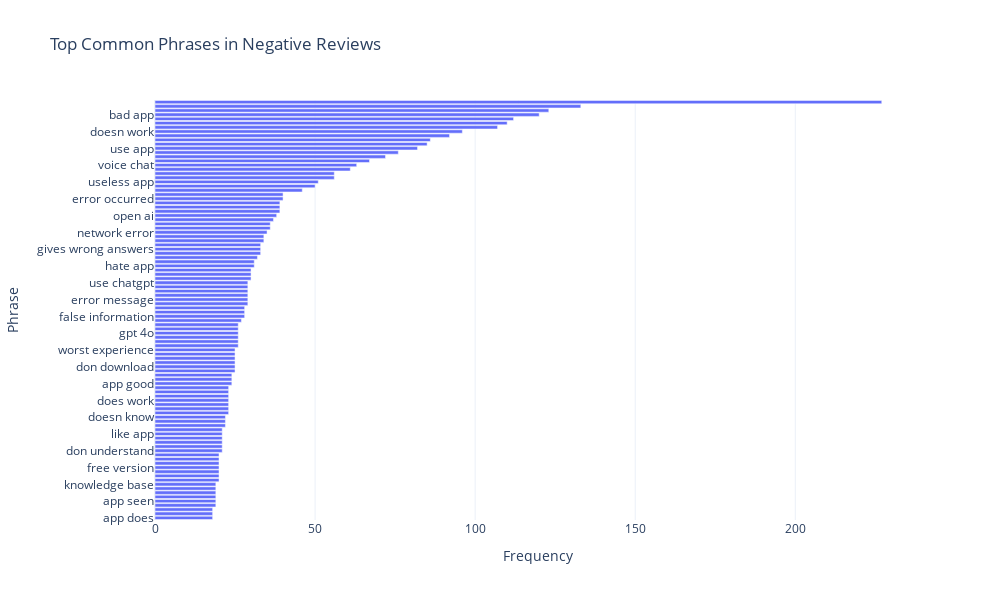

Notebook code cell kept with this figure:
### Code cell
# filter reviews with negative sentiment
negative_reviews = df[df['Sentiment'] == 'Negative']['Review']

# use CountVectorizer to extract common phrases (n-grams) for negative reviews
X_neg = vectorizer.fit_transform(negative_reviews)

# sum the counts of each phrase in negative reviews
phrase_counts_neg = X_neg.sum(axis=0)
phrases_neg = vectorizer.get_feature_names_out()
phrase_freq_neg = [(phrases_neg[i], phrase_counts_neg[0, i]) for i in range(len(phrases_neg))]

# sort phrases by frequency
phrase_freq_neg = sorted(phrase_freq_neg, key=lambda x: x[1], reverse=True)

phrase_neg_df = pd.DataFrame(phrase_freq_neg, columns=['Phrase', 'Frequency'])

fig = px.bar(phrase_neg_df,
             x='Frequency',
             y='Phrase',
             orientation='h',
             title='Top Common Phrases in Negative Reviews',
             labels={'Phrase': 'Phrase', 'Frequency': 'Frequency'},
             width=1000,
             height=600)

fig.update_layout(
    xaxis_title='Frequency',
    yaxis_title='Phrase',
    yaxis={'categoryorder':'total ascending'}
)

fig.show()

### Figure 1 — Plotly figure (JSON) as saved in the notebook; plotly's stock layout.template omitted (floating-point values rounded to 4 significant figures)
{"data": [{"alignmentgroup": "True", "hovertemplate": "Frequency=%{x}<br>Phrase=%{y}<extra></extra>", "legendgroup": "", "marker": {"color": "#636efa", "pattern": {"shape": ""}}, "name": "", "offsetgroup": "", "orientation": "h", "showlegend": false, "textposition": "auto", "type": "bar", "x": [227, 133, 123, 120, 112, 110, 107, 96, 92, 86, 85, 82, 76, 72, 67, 63, 61, 56, 56, 51, 50, 46, 40, 40, 39, 39, 39, 38, 37, 36, 36, 35, 34, 34, 33, 33, 33, 32, 31, 31, 30, 30, 30, 29, 29, 29, 29, 29, 29, 28, 28, 28, 27, 26, 26, 26, 26, 26, 26, 25, 25, 25, 25, 25, 25, 24, 24, 24, 23, 23, 23, 23, 23, 23, 23, 22, 22, 22, 21, 21, 21, 21, 21, 21, 20, 20, 20, 20, 20, 20, 20, 19, 19, 19, 19, 19, 19, 18, 18, 18], "xaxis": "x", "y": ["chat gpt", "worst app", "wrong answer", "bad app", "gives wrong", "wrong answers", "game changer", "doesn work", "wrong information", "artificial intelligence", "don know", "use app", "try later", "went wrong", "waste time", "voice chat", "web version", "extremely helpful", "phone number", "useless app", "bad experience", "unable login", "error occurred", "giving wrong", "app doesn", "ask question", "won let", "open ai", "long time", "app just", "good app", "network error", "app working", "correct answer", "answer question", "gives wrong answers", "keeps saying", "gives wrong answer", "hate app", "september 2021", "answer wrong", "new update", "using app", "able login", "error message", "internet connection", "little bit", "paid version", "use chatgpt", "false information", "using chatgpt", "worst ai", "play store", "chatgpt app", "create account", "don like", "gpt 4o", "really bad", "unable use", "android app", "don download", "google account", "open app", "stopped working", "worst experience", "app good", "helps lot", "real time", "app bad", "chat history", "chatgpt plus", "does work", "fix problem", "gives wrong information", "stupid app", "answer questions", "answers wrong", "doesn know", "don understand", "don use", "don want", "download app", "like app", "really annoying", "app app", "ask questions", "extra ordinary", "free version", "getting worse", "google play", "january 2022", "app don", "app seen", "app use", "app useless", "feel like", "knowledge base", "app does", "new chat", "solve problem"], "yaxis": "y"}], "layout": {"barmode": "relative", "height": 600, "legend": {"tracegroupgap": 0}, "title": {"text": "Top Common Phrases in Negative Reviews"}, "width": 1000, "xaxis": {"anchor": "y", "domain": [0, 1], "title": {"text": "Frequency"}}, "yaxis": {"anchor": "x", "categoryorder": "total ascending", "domain": [0, 1], "title": {"text": "Phrase"}}}}
